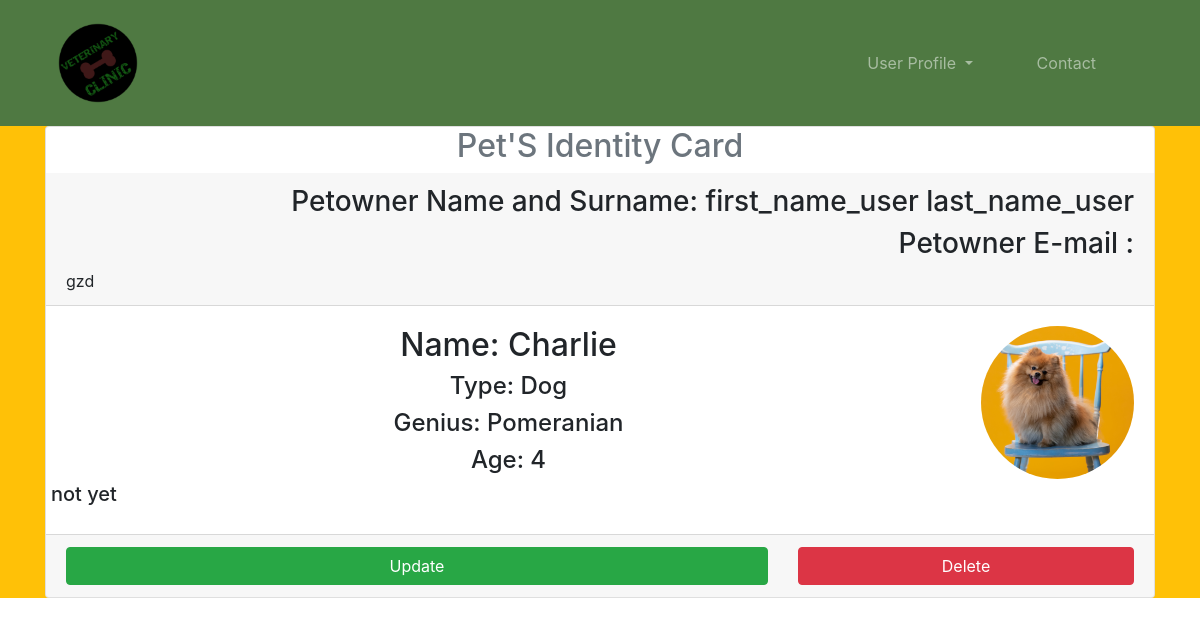
Screenshot of /pet/detail/19 with the database file from the repository.
### pet/models.py (models this page shows)
class Pet(models.Model):
    petowner = models.ForeignKey("auth.user", on_delete=models.CASCADE)
    image = models.FileField(null=True, blank=True, verbose_name="Image")
    type = models.CharField(max_length=20, verbose_name="Type")
    genius = models.CharField(max_length=20, verbose_name="Genius")
    name = models.CharField(max_length=20, verbose_name="Name")
    age = models.CharField(max_length=4, verbose_name="Age")
    explanation = models.TextField(verbose_name="Explanation")
    created_date = models.DateField(auto_now_add=True, verbose_name="Created Date")

### pet/views.py (the view)
# urls.py: path('detail/<int:id>', views.detail, name='detail'),
def detail(request,id):
    pet = get_object_or_404(Pet, id=id)
    return render(request, "detail.html", {"pet":pet})

### templates/detail.html (shortened to what this page needs)
{% extends "base.html" %}
{% block body %}
    <header class="container-fluid bg-warning">
        <div class="container">
            <div class="card">
                <h2 class="text-center text-muted">Pet'S Identity Card</h2>
                <div class="card-header">
                    <h3 class="text-right">Petowner Name and Surname: {{pet.petowner.first_name}} {{pet.petowner.last_name}}</h3>
                    <h3 class="text-right">Petowner E-mail : {{pet.petowner.email}}</h3>{{pet.petowner}}
                </div>
                <div class="card-body">
                     <div class="row">
                        <div class="col-md-6 col-lg-10 text-center">
                            <h2>Name: {{pet.name}}</h2>
                            <h4>Type: {{pet.type}}</h4>
                            <h4>Genius: {{pet.genius}}</h4>
                            <h4>Age: {{pet.age}}</h4>
                        </div>
                        {% if pet.image %}
                        <div class="col-md-6 col-lg-2">
                            <img src="{{pet.image.url}}" class="img-fluid rounded-circle">
                        </div>
                        {% endif %}
                    </div>
                    <div class="row">
                        <h5>{{pet.explanation}}</h5>
                    </div>
                </div>
                <div class="card-footer">
                    <div class="row">
                        <div class="col-8">
                            <a class="btn btn-success d-block w-100" href="/pet/update/{{pet.id}}">Update</a>
                        </div>
                        <div class="col-4">
                            <a class="btn btn-danger d-block w-100" href="/pet/delete/{{pet.id}}">Delete</a>
                        </div>
                    </div>
                </div>
            </div>
        </div>
    </header>
{% endblock %}

### static/css/style.css (style rules this page uses)
body { margin: 0 !important; padding: 0 !important; }

### rows the page displays
Pet: petowner.first_name "first_name_user", petowner.last_name "last_name_user", petowner "gzd", name "Charlie", type "Dog", genius "Pomeranian", age "4", image (picture), explanation "not yet"
